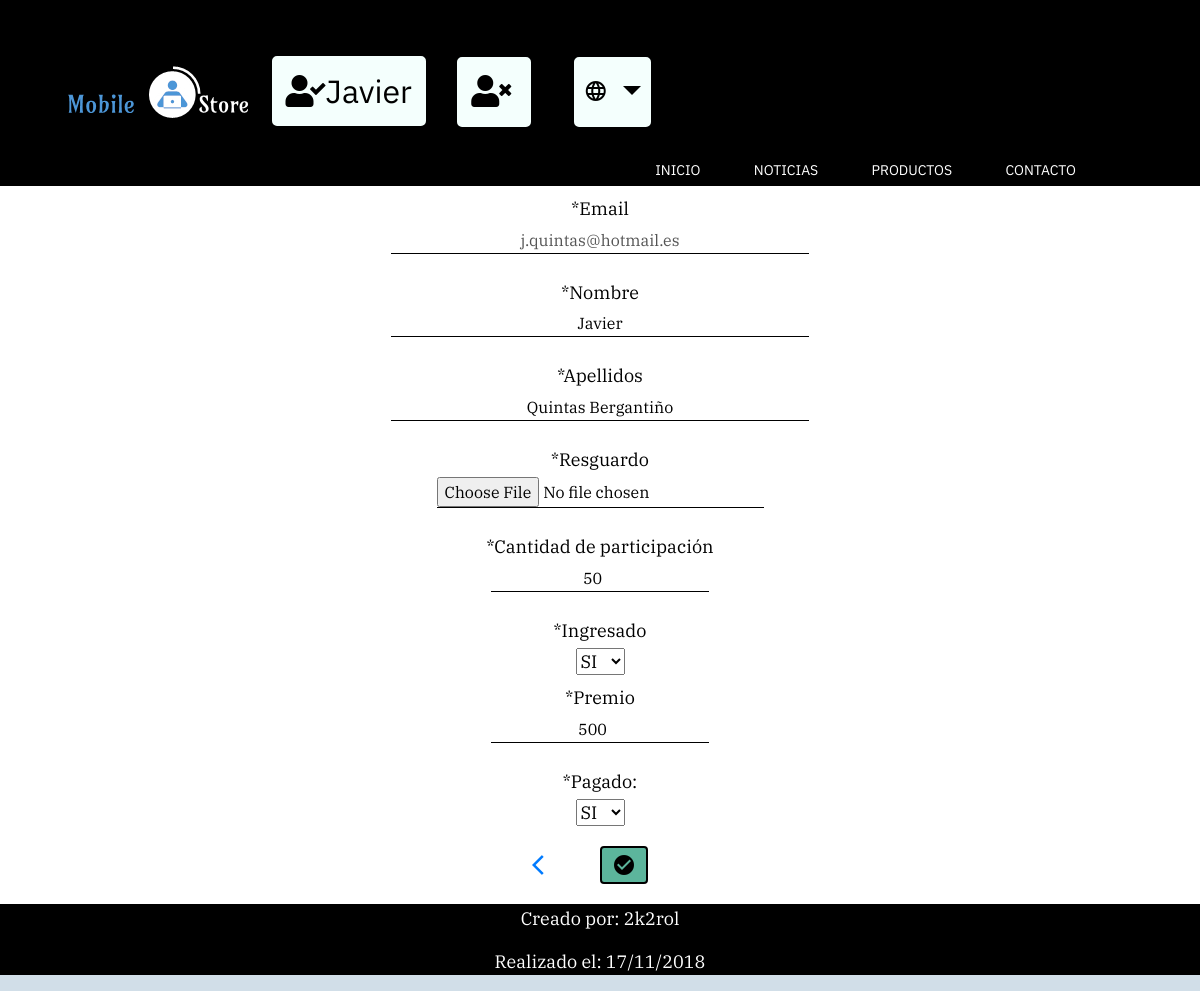
The app's page /Controller/Loteriaiu_Controller.php?action=edit&email=j.quintas@hotmail.es (signed in) with its own data.
### tables this page shows
CREATE TABLE `LOTERIAIU` (
  `lot.email` varchar(60) NOT NULL COMMENT 'email del que participa en la loteria',
  `lot.nombre` varchar(30) NOT NULL COMMENT 'nombre del que participa en la loteria',
  `lot.apellidos` varchar(40) NOT NULL COMMENT 'apellidos del que participa en la loteria',
  `lot.participacion` int(3) NOT NULL COMMENT 'importe con el que participa en la loteria',
  `lot.resguardo` varchar(50) NOT NULL COMMENT 'resguardo de la participación en la loteria',
  `lot.ingresado` enum('SI','NO') DEFAULT NULL COMMENT 'ha ingresado la participación',
  `lot.premiopersonal` int(6) DEFAULT NULL COMMENT 'premio que le corresponde por la participacion jugada',
  `lot.pagado` enum('SI','NO') DEFAULT NULL COMMENT 'se le ha pagado el premio que el corresponde'
);

### Controller/Loteriaiu_Controller.php (called while the page is built, shortened)
<?php
    include '../View/Loteriaiu_EDIT_View.php';
    include '../Model/Loteriaiu_model.php';
    include '../Model/Access_DB.php';
    if(!isset($_GET['action'])){
        $action = '';
    }
    else{
        $action = $_GET['action'];
    }
    switch($action){
        case 'edit':
            if(!isset($_GET['email'])){
                new Message($respuesta, '../index.php');
            }
            else{
                $loteria = new Loteria($_GET['email']);
                $loteria = $loteria->findByEmail();
                if(!$_POST){
                    $loteria = new Loteria($_GET['email']);
                    $loteria = $loteria->findByEmail();
                    new editLot($loteria);
                }
            }
        break;
    }
?>

### Model/Loteriaiu_model.php (called while the page is built, shortened)
<?php
    class Loteria{
        var $email;
        var $nombre;
        var $apellidos;
        var $resguardo;
        var $participacion;
        var $ingresado;
        var $premioPersonal;
        var $pagado;
        var $mysqli;
        function __construct($email = null,
                            $nombre = null,
                            $apellidos = null,
                            $resguardo = null,
                            $participacion = null,
                            $ingresado = null,
                            $premioPersonal = null,
                            $pagado = null){
            $this->email = $email;
            $this->nombre = $nombre;
            $this->apellidos = $apellidos;
            $this->resguardo = $resguardo;
            $this->participacion = $participacion;
            $this->ingresado = $ingresado;
            $this->premioPersonal = $premioPersonal;
            $this->pagado = $pagado;
            include_once '../Model/Access_DB.php';
	        $this->mysqli = ConnectDB();
        }
        function getEmail(){
            return $this->email;
        }
        function getNombre(){
            return $this->nombre;
        }
        function getParticipacion(){
            return $this->participacion;
        }
        function getResguardo(){
            return $this->resguardo;
        }
        function getIngresado(){
            return $this->ingresado;
        }
        function getPremioPersonal(){
            return $this->premioPersonal;
        }
        function getApellidos(){
            return $this->apellidos;
        }
        function getPagado(){
            return $this->pagado;
        }
        function findByEmail(){
            $sql = "SELECT *
                    FROM LOTERIAIU
                    WHERE `lot.email` = '$this->email'";
            $resultado = $this->mysqli->query($sql);
            if($resultado->num_rows == 0){
                return 'Email incorrecto';
            }
            else{
                $tupla = $resultado->fetch_array();
                $this->nombre = $tupla['lot.nombre'];
                $this->apellidos = $tupla['lot.apellidos'];
                $this->resguardo = $tupla['lot.resguardo'];
                $this->participacion = $tupla['lot.participacion'];
                $this->ingresado = $tupla['lot.ingresado'];
                $this->premioPersonal = $tupla['lot.premiopersonal'];
                $this->pagado = $tupla['lot.pagado'];
                return $this;
            }
        }
    }
?>

### Model/Access_DB.php (called while the page is built)
<?php
function ConnectDB()
{
    $mysqli = new mysqli("localhost", 'IU2018', 'pass2018' , 'IU2018');
	if ($mysqli->connect_errno) {
		include './MESSAGE_View.php';
		new MESSAGE("Fallo al conectar a MySQL: (" . $mysqli->connect_errno . ") " . $mysqli->connect_error, './index.php');
		return false;
	}
	else{
		return $mysqli;
	}
}
?>

### Locale/Strings_SPANISH.php (called while the page is built)
<?php
$strings =
array(
	'Loteria' => 'Loteria',
    'Inicio' => 'Inicio',
    'Noticias' => 'Noticias',
    'Productos' => 'Productos',
    'Sobre MobileStore' => 'Sobre MobileStore',
	'Sobre nosotros' => 'Sobre nosotros',
	'Contacto' => 'Contacto',
	'Usuario' => 'Usuario',
	'Contraseña' => 'Contraseña',
	'Idioma' => 'Idioma',
	'Español' => 'Español',
	'Inglés' => 'Inglés',
	'Gallego' => 'Gallego',
	'Registrate' => 'Registrate',
	'DNI' => 'DNI',
	'Teléfono' => 'Teléfono',
	'Fecha de nacimiento' => 'Fecha de nacimiento',
	'Grupo prácticas' => 'Grupo prácticas',
	'Email' => 'Email',
	'Nombre' => 'Nombre',
	'Apellidos' => 'Apellidos',
	'Curso académico' => 'Curso académico',
	'Titulación' => 'Titulación',
	'Resguardo' => 'Resguardo',
	'Cantidad de participación' => 'Cantidad de participación',
	'Ingresado' => 'Ingresado',
	'Premio' => 'Premio',
	'Pagado' => 'Pagado',
	'Editar' => 'Editar',
	'Ver' => 'Ver',
	'Borrar' => 'Borrar',
	'SI' => 'SI',
	'NO' => 'NO',
	'Participación' => 'Participación',
	'Datos a mostrar' => 'Datos a mostrar',
	'Datos a eliminar' => 'Datos a eliminar',
	'Creado por' => 'Creado por',
	'Realizado el' => 'Realizado el',
	'Email incorrecto' => 'Email incorrecto',
	'Ya existe una participación con ese email' => 'Ya existe una participación con ese email',
	'Error insertando' => 'Error insertando',
	'Insertado' => 'Insertado',
	'Error editando' => 'Error editando',
	'Editado' => 'Editado',
	'Error eliminando' => 'Error eliminando',
	'Eliminado' => 'Eliminado',
	'Login vacío' => 'Login vacío',
	'Login innexistente' => 'Login innexistente',
	'Contraseña incorrecta' => 'Contraseña incorrecta',
	'Algunos datos están vacíos' => 'Algunos datos están vacíos',
	'Login, Email o DNI ya existentes.' => 'Login, Email o DNI ya existentes.',
	'Error de inserción' => 'Error de inserción',
	'Registrado' => 'Registrado',
	'Volver' => 'Volver',
	'No hay participaciones' => 'No hay participaciones',
	'Foto' => 'Foto',
	'Sexo' => 'Sexo',
	'Fallo al conectar a MySQL: ' => 'Fallo al conectar a MySQL',
	' ' => ' '
 )
;
 ?>

### View/Loteriaiu_EDIT_View.php (the view, shortened to what this page needs)
<?php
    class editLot{
        var $loteria;
        function __construct($loteria = null){
            $this->loteria = $loteria;
            $this->render();
        }
        function render(){
            include '../View/Header.php';
?>
        <form method='POST' action="../Controller/Loteriaiu_Controller.php?action=edit&email=<?=$this->loteria->getEmail()?>" enctype="multipart/form-data">
        <label><span class="req">*</span><?= $strings['Email'] ?></label>
        <input type="email" id="email" name="email" disabled value="<?=$this->loteria->getEmail()?>" maxlength="50" size=40 onblur="comprobarEmail(this.id, this.size)">
        <label><span class="req">*</span><?= $strings['Nombre'] ?></label>
        <input type="text" id="nombre" name="nombre" value="<?=$this->loteria->getNombre()?>" maxlength="50" size=40 onblur="comprobarAlfabetico(this.id, this.size)">
        <label><span class="req">*</span><?= $strings['Apellidos'] ?></label>
        <input type="text" id="apellidos" name="apellidos" value="<?=$this->loteria->getApellidos()?>" maxlength="50" size=40 onblur="comprobarAlfabetico(this.id, this.size)">
        <label><span class="req">*</span><?= $strings['Resguardo']?></label>
        <input type="file" id="resguardo" name="resguardo" value="<?=$this->loteria->getResguardo()?>" maxlength="50" size=40>
        <label><span class="req">*</span><?= $strings['Cantidad de participación']?></label>
        <input type="number" name="participacion" id="participacion" value="<?=$this->loteria->getParticipacion()?>" maxlength="3" size=40 onblur="comprobarEntero(this.id, 0, 999)">
        <label><span class="req">*</span><?= $strings['Ingresado']?></label>
        <select name="ingresado" id="ingresado" required>
            <?php if($this->loteria->getIngresado() == $strings['SI']){
                ?>
                <option value="SI" selected><?= $strings['SI']?></option>
        </select>
        <?php
            }else{
?>
            <option value="SI"><?= $strings['SI'] ?></option>
            <option value="NO" selected><?= $strings['NO']?></option>
        </select>
<?php
            }
?>
        <label><span class="req">*</span><?= $strings['Premio'] ?></label>
		<input type="number" id="premioAdd" name="premio"  value="<?=$this->loteria->getPremioPersonal()?>" maxlength="6"
				 onblur="comprobarEntero(this.id,0,999999)">
        <label><span class="req">*</span><?= $strings['Pagado'] ?>:</label>
		<select id="pagadoAdd" name="pagado" required>
<?php            if($this->loteria->getPagado() == $strings['SI']){
    ?>
                    <option value="SI" selected><?= $strings['SI']?></option>
                    </select>
<?php
                }else{
?>
                    <option value="SI"><?= $strings['SI'] ?></option>
					<option value="NO" selected><?= $strings['NO'] ?></option>
				</select>
<?php
                }
?>
        <br>
        <a href='../index.php' class="registro"><i class="material-icons">arrow_back_ios</i></a>
        <button  id="buttonGuardar" onclick="return addLot()"><i class="material-icons" o>check_circle</i></button>
        </form>
<?php
    include '../View/Footer.php';
        }
    }
        ?>

### View/css/ET1_IU.css (style rules this page uses)
html { background-color:#D1DEE8; font-family: 'IBM Plex Sans', sans-serif; font-family: 'IBM Plex Serif', serif; }
body { background-color: white; color:black; font-family: 'IBM Plex Serif', serif; font-size: 18px; margin:0; }
button { background-color: #7DC2D4; transition: all ease-in-out 500ms; }
form { margin-left:auto; margin-right:auto; text-align: center; }
label { display:block; margin-top: 0.5em; margin-bottom: 0.25em; }
input { margin-bottom: 1em; background-color: white; border: none; border-bottom:1px solid black; text-align: center; font-size: 16px; }
#buttonGuardar { border-radius: 4px; border:none; margin-left: 40px; margin-top: 20px; margin-right: 20px; padding-left:10px; padding-top: 5px; padding-bottom: 5px; padding-right: 10px; background-color: #5CB59C; border: 2px solid black; transition: all ease-in-out 250ms; }

### records on screen
loteriaiu: email "j.quintas@hotmail.es", nombre "Javier", apellidos "Quintas Bergantiño", participacion "50", ingresado "SI", premio "500", pagado "SI"

### other values on screen
$_SESSION['login'] "Javier"
$strings['Inicio'] "INICIO"
$strings['Noticias'] "NOTICIAS"
$strings['Productos'] "PRODUCTOS"
$strings['Contacto'] "CONTACTO"
$strings['Email'] "Email"
$strings['Nombre'] "Nombre"
$strings['Apellidos'] "Apellidos"
$strings['Resguardo'] "Resguardo"
$strings['Cantidad de participación'] "Cantidad de participación"
$strings['Ingresado'] "Ingresado"
$strings['Premio'] "Premio"
$strings['Pagado'] "Pagado"
$strings['Creado por'] "Creado por"
$strings['Realizado el'] "Realizado el"
